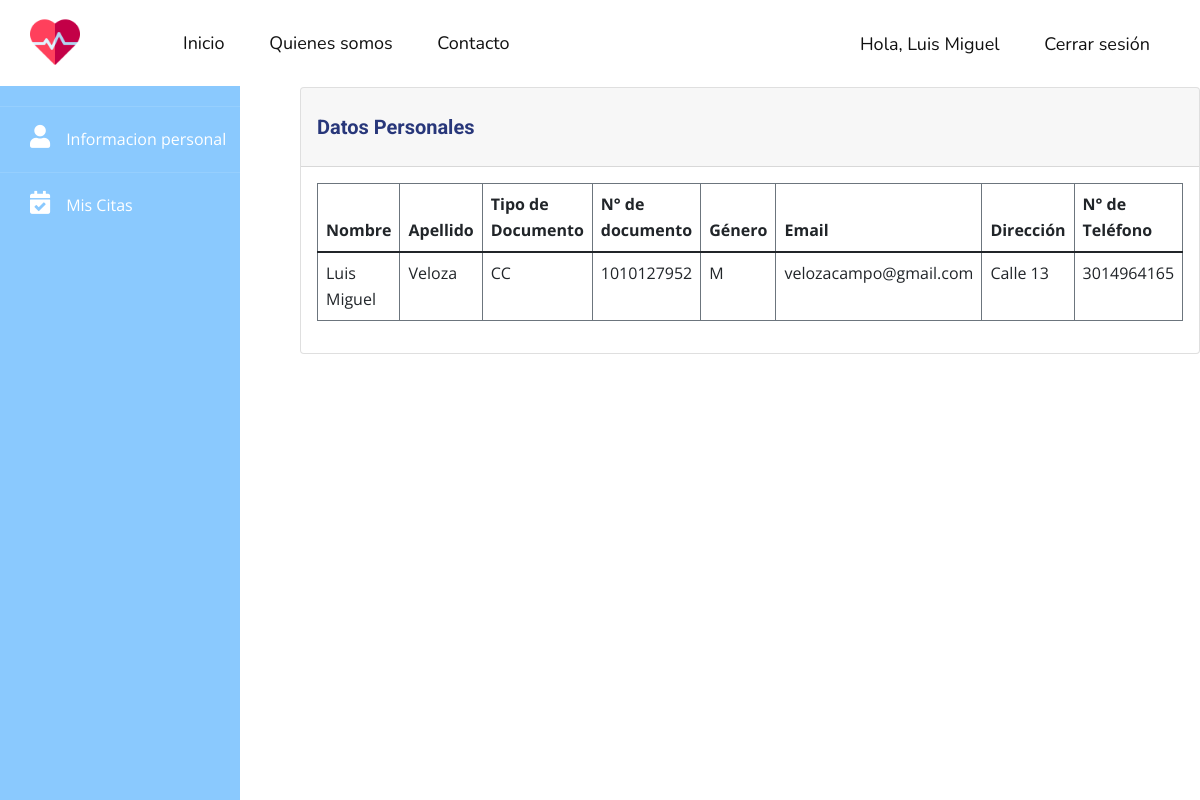
The page /profile (signed in) on the database as committed earlier.
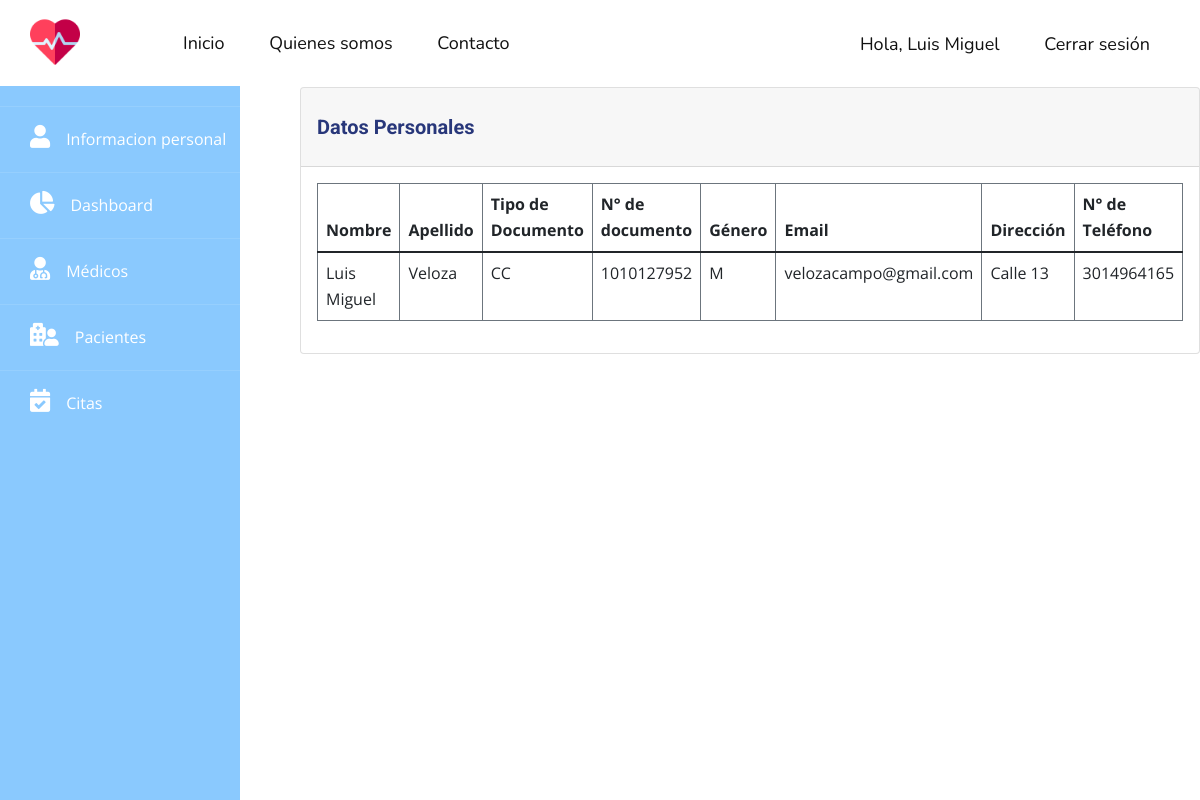
The same page on the database as committed later.
### tables this page shows
CREATE TABLE users (id INTEGER PRIMARY KEY AUTOINCREMENT NOT NULL UNIQUE, first_name VARCHAR NOT NULL, last_name VARCHAR NOT NULL, email VARCHAR UNIQUE NOT NULL, phone VARCHAR, document_type VARCHAR (2) NOT NULL, document_number INTEGER NOT NULL UNIQUE, gender CHAR NOT NULL, address VARCHAR NOT NULL, password VARCHAR NOT NULL, role INTEGER NOT NULL, status INTEGER NOT NULL DEFAULT (1));

### app.py (the view)
@app.route('/profile', methods=('GET', 'POST'))
@login_required
def profile():
    return render_template('profile.html')

### app.py (called while the page is built)
def login_required(view):
    @functools.wraps(view)
    def wrapped_view(**kwargs):
        if g.user is None:
            return redirect(url_for('login'))
        return view(**kwargs)
    return wrapped_view

@app.before_request
def load_logged_in_user():
    user_id = session.get('user_id')
    if user_id is None:
        g.user = None
    else:
        db = get_db()
        g.user = db.execute('SELECT * FROM users WHERE id = ?', (user_id,)).fetchone()

### db.py (called while the page is built)
def get_db():
    try:
        if 'db' not in g:
            g.db = sqlite3.connect('hospital.db')
        return g.db
    except Error:
        print(Error)

### templates/profile.html (shortened to what this page needs)
{% extends "layout.html" %}
{% block content %}
    {% include '/template-parts/sidebar.html' %}
    <div class="main">
        <div class="card">
            <div class="card-header">
                <h2>Datos Personales</h2>
            </div>
            <div class="card-body">
                <table class="table table-bordered border-secondary">
                    <thead>
                    <tr>
                        <th scope="col">Nombre</th>
                        <th scope="col">Apellido</th>
                        <th scope="col">Tipo de Documento</th>
                        <th scope="col">N° de documento</th>
                        <th scope="col">Género</th>
                        <th scope="col">Email</th>
                        <th scope="col">Dirección</th>
                        <th scope="col">N° de Teléfono</th>
                    </tr>
                    </thead>
                    <tbody>
                    <tr>
                        <td>{{ g.user[1] }}</td>
                        <td>{{ g.user[2] }}</td>
                        <td>{{ g.user[5] }}</td>
                        <td>{{ g.user[6] }}</td>
                        <td>{{ g.user[7] }}</td>
                        <td>{{ g.user[3] }}</td>
                        <td>{{ g.user[8] }}</td>
                        <td>{{ g.user[4] }}</td>
                    </tr>
                    </tbody>
                </table>
            </div>
        </div>
    </div>
{% endblock %}

### templates/layout.html (shortened to what this page needs)
<!DOCTYPE html>
<html style="font-size: 16px;" lang="es">
<head>
    <link href="https://cdn.jsdelivr.net/npm/bootstrap@5.1.3/dist/css/bootstrap.min.css" rel="stylesheet"
>
    <link rel="stylesheet" href={{ url_for('static', filename="css/app.css") }} media="screen">
    <link rel="stylesheet" href={{ url_for('static', filename="css/nicepage.css") }} media="screen">
    <link rel="stylesheet" href={{ url_for('static', filename="css/app.css") }} media="screen">
    <link href="https://cdnjs.cloudflare.com/ajax/libs/font-awesome/5.13.0/css/all.min.css" rel="stylesheet">
</head>
<body data-home-page="index.html" data-home-page-title="Inicio" class="u-body">
{% include '/template-parts/header.html' %}
{% block content %}{% endblock %}
</body>
</html>

### templates/template-parts/header.html (shortened to what this page needs)
<header class="u-clearfix u-header u-header" id="sec-f901">
    <div class="u-clearfix u-sheet u-sheet-1">
        <a href="{{ url_for('index') }}" class="u-image u-logo u-image-1" data-image-width="512"
           data-image-height="512">
            <img src="{{ url_for('static', filename="images/cardiogram.png") }}" class="u-logo-image u-logo-image-1"
                 alt="">
        </a>
        <nav class="u-menu u-menu-dropdown u-offcanvas u-menu-1">
            <div class="u-custom-menu u-nav-container">
                <ul class="u-custom-font u-nav u-unstyled u-nav-1">
                    <li class="u-nav-item">
                        <a class="u-active-custom-color-2 u-button-style u-hover-custom-color-1 u-nav-link u-text-active-black u-text-hover-white"
                           href="{{ url_for('index') }}" style="padding: 10px 20px;">Inicio</a>
                    </li>
                    <li class="u-nav-item">
                        <a class="u-active-custom-color-2 u-button-style u-hover-custom-color-1 u-nav-link u-text-active-black u-text-hover-white"
                           href="{{ url_for('about_us') }}" style="padding: 10px 20px;">Quienes somos</a>
                    </li>
                    <li class="u-nav-item">
                        <a class="u-active-custom-color-2 u-button-style u-hover-custom-color-1 u-nav-link u-text-active-black u-text-hover-white"
                           href="{{ url_for('contact_us') }}" style="padding: 10px 20px;">Contacto</a>
                    </li>
                </ul>
            </div>
        </nav>
        <nav class="u-menu u-menu-dropdown u-offcanvas u-menu-2">
            <div class="u-custom-menu u-nav-container">
                <ul class="u-custom-font u-nav u-unstyled u-nav-3">
                    {% if not g.user %}
                        <li class="u-nav-item"><a
                                class="u-active-custom-color-2 u-button-style u-hover-custom-color-1 u-nav-link u-text-active-black u-text-hover-white"
                                href="{{ url_for('login') }}" style="padding: 10px 20px;">Iniciar sesión</a>
                        </li>
                        <li class="u-nav-item"><a
                                class="u-active-custom-color-2 u-button-style u-hover-custom-color-1 u-nav-link u-text-active-black u-text-hover-white"
                                href="{{ url_for('register') }}" style="padding: 10px 20px;">Registrarse</a>
                        </li>
                    {% else %}
                        <li class="u-nav-item"><a
                                class="u-active-custom-color-2 u-button-style u-hover-custom-color-1 u-nav-link u-text-active-black u-text-hover-white"
                                href="{{ url_for('dashboard') }}" style="padding: 10px 20px;">Hola, {{ g.user[1] }}</a>
                        </li>
                        <li class="u-nav-item"><a
                                class="u-active-custom-color-2 u-button-style u-hover-custom-color-1 u-nav-link u-text-active-black u-text-hover-white"
                                href="{{ url_for('logout') }}" style="padding: 10px 20px;">Cerrar sesión</a>
                        </li>
                    {% endif %}
                </ul>
            </div>
        </nav>
    </div>
</header>

### templates/template-parts/sidebar.html
<div class="sidebar">
    <ul>
        <li><a href="{{ url_for('profile') }}"><i class="fas fa-user"></i>Informacion personal</a></li>
        {% if g.user[10] == 1 %}
            <li><a href="{{ url_for('dashboard') }}"><i class="fas fa-chart-pie"></i>Dashboard</a></li>
            <li><a href="{{ url_for('doctors') }}"><i class="fas fa-user-md"></i>Médicos</a></li>
            <li><a href="{{ url_for('patients') }}"><i class="fas fa-hospital-user"></i>Pacientes</a></li>
            <li><a href="{{ url_for('appointments') }}"><i class="fas fa-calendar-check"></i>Citas</a></li>
        {% elif g.user[10] == 2 %}
            <li><a href="{{ url_for('patients') }}"><i class="fas fa-hospital-user"></i>Mis pacientes</a></li>
            <li><a href="{{ url_for('appointments') }}"><i class="fas fa-calendar-check"></i>Mis Citas</a></li>
        {% elif g.user[10] == 3 %}
            <li><a href="{{ url_for('appointments') }}"><i class="fas fa-calendar-check"></i>Mis Citas</a></li>
        {% endif %}
    </ul>
</div>

### static/css/app.css (style rules this page uses)
* { margin: 0; padding: 0; text-decoration: none; }
.sidebar { position: absolute; top: 86px; width: 240px; left: 0px; height: calc(100% - 86px); background: #8ac9fe; transition: all .5s ease; }
.sidebar a { display: block; height: 100%; width: 100%; color: white; line-height: 65px; padding-left: 30px; box-sizing: border-box; border-top: 1px solid rgba(255, 255, 255, .1); transition: all .5s ease; }
.sidebar a i { font-size: 23px; margin-right: 16px; }
li { list-style: none; }
ul { padding-left: 0; }
.sidebar + .main { margin-left: 300px; }
.sidebar + .main h2 { color: #28377a; font-size: 20px; font-weight: bold; }

Rows that differ between the two databases and show on the page:
changed users "Luis Miguel": role 3 → 1 (drawn)
Other text that changed with them:
text no longer shown: "Mis Citas"
text now shown: "Dashboard Médicos Pacientes Citas"
